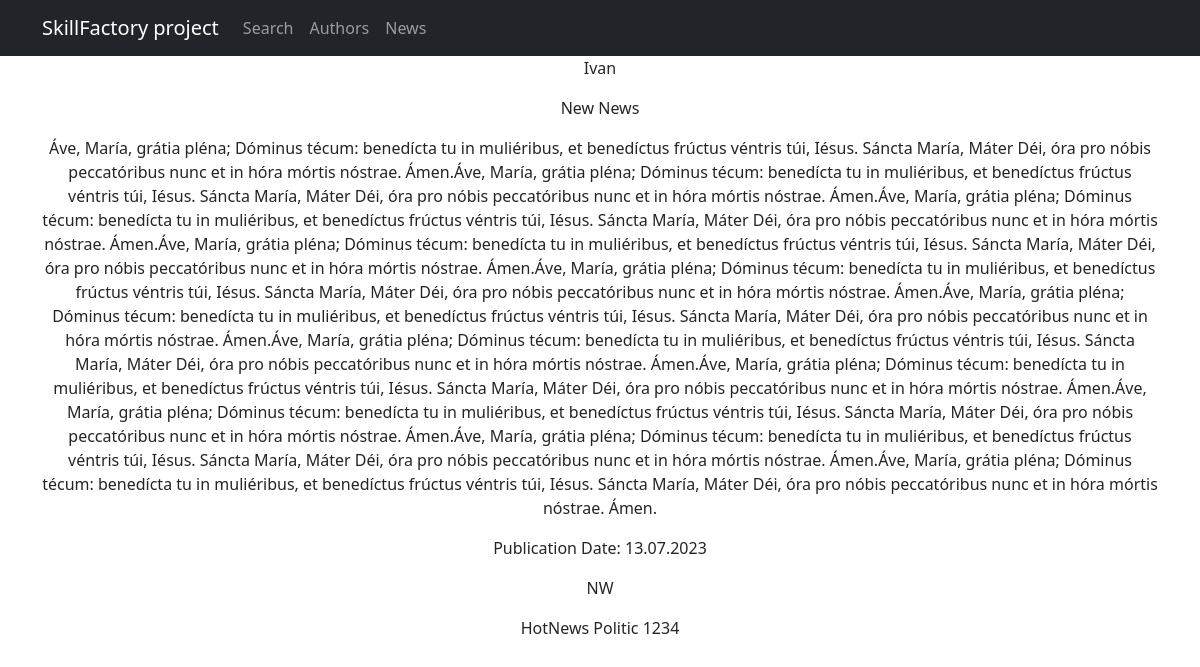
The page /news/1/ on the database its author committed.
### NewsApp/models.py (models this page shows, shortened)
class Post(models.Model):
    author = models.ForeignKey(Author, on_delete=models.CASCADE)
    NEWS = 'NW'
    ARTICLE = 'AR'
    CATEGORY_CHOICE = (
        (NEWS, 'Новость'),
        (ARTICLE, 'Статья'),
    )
    categoryType = models.CharField(max_length=2, choices=CATEGORY_CHOICE, default='NW')
    dateCreation = models.DateTimeField(auto_now_add=True)
    postCategory = models.ManyToManyField(Category, through='PostCategory')
    title = models.CharField(max_length=128)
    text = models.TextField()
    rating = models.SmallIntegerField(default=0)
    class Meta:
        verbose_name = 'Post'
        verbose_name_plural = 'Posts'
    def real_time(self):
        return 'Publication Date: {}'.format(self.dateCreation.strftime('%d.%m.%Y'))

class Author(models.Model):
    authorUser = models.OneToOneField(User, on_delete=models.CASCADE)
    ratingAuthor = models.SmallIntegerField(default=0)
    def __str__(self):
        return f'{self.authorUser.username}'
    class Meta:
        verbose_name = 'Author'
        verbose_name_plural = 'Authors'

class Category(models.Model):
    name = models.CharField(max_length=64, unique=True)
    subscribers = models.ManyToManyField(User, blank=True, null=True, related_name='categories')

### NewsApp/views.py (the view)
# urls.py: path('news/<int:pk>/', PostDetail.as_view(), name='Post'),
class PostDetail(DetailView):
    model = Post
    context_object_name = 'Post'

### NewsApp/templates/NewsApp/post_detail.html
{% extends 'NewsApp/default.html' %}
{% load my_filter %}
{% block content %}
<p>{{ Post.author }}<p/>
<p>{{ Post.title|censor }}<p/>
<p>{{ Post.text|censor }}<p/>
<p>{{ Post.real_time}}</p>
<p>{{ Post.categoryType}}</p>
<p>{% for cat in Post.postCategory.all %}
    {{ cat.name }}
    {% endfor %}
</p>
{% endblock %}

### rows shown on the page
Post: author "Ivan", title|censor "New News", text|censor "Áve, María, grátia pléna; Dóminus técum: benedícta tu in muliéribus, et benedíctus frúctus véntris túi, Iésus. Sáncta María, Máter Déi, óra pro nóbis peccatóribus nunc et in hóra mórtis nóstrae. Ámen.Áve, María, grátia pléna; Dóminus técum: benedícta tu in muliéribus, et benedíctus frúctus véntris túi, Iésus. Sáncta María, Máter Déi, óra pro nóbis peccatóribus nunc et in hóra mórtis nóstrae. Ámen.Áve, María, grátia pléna; Dóminus técum: benedícta tu in muliéribus, et benedíctus frúctus véntris túi, Iésus. Sáncta María, Máter Déi, óra pro nóbis peccatóribus nunc et in hóra mórtis nóstrae. Ámen.Áve, María, grátia pléna; Dóminus técum: benedícta tu in muliéribus, et benedíctus frúctus véntris…", real_time "Publication Date: 13.07.2023", categoryType "NW"
Category: name "HotNews"
Category: name "Politic"
Category: name "1234"
